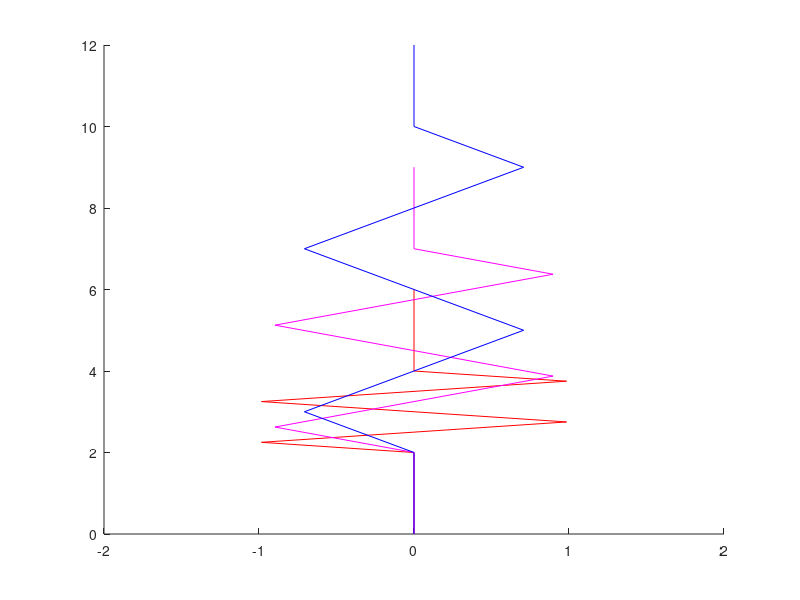

Reproduce this figure in MATLAB.
%THE SPRING

l=2;
Lmin=3*l;
Lmax=6*l; %(2+4*sqrt(2))*l;
L0=[Lmin (Lmin+Lmax)/2 Lmax]; %Lmax=12
rgb={'r','m','b'};

aa=axes;
hold on
for ii=1:length(L0)
    alpha=2*asin((L0(ii)-2*l)/(4*sqrt(2)*l))*180/pi;
disp(alpha)
alpha=alpha*pi/180;


p0x=0; p0y=0;


p1x=p0x; p1y=p0y+l;
line(aa,[p0x,p1x],[p0y,p1y],'Color',rgb{ii}); %stem from ground

p2x=p1x-l/2*cos(alpha/2); p2y=p1y+l/2*sqrt(2)*sin(alpha/2);
line(aa,[p1x,p2x],[p1y,p2y],'Color',rgb{ii}); %to left (half)

p3x=p2x+l*cos(alpha/2); p3y=p2y+l*sqrt(2)*sin(alpha/2);
line(aa,[p2x,p3x],[p2y,p3y],'Color',rgb{ii}); %to right
p4x=p3x-l*cos(alpha/2); p4y=p3y+l*sqrt(2)*sin(alpha/2);
line(aa,[p3x,p4x],[p3y,p4y],'Color',rgb{ii}); %to left
p5x=p4x+l*cos(alpha/2); p5y=p4y+l*sqrt(2)*sin(alpha/2);
line(aa,[p4x,p5x],[p4y,p5y],'Color',rgb{ii}); %to right

p6x=p5x-l/2*cos(alpha/2); p6y=p5y+l/2*sqrt(2)*sin(alpha/2);
line(aa,[p5x,p6x],[p5y,p6y],'Color',rgb{ii}); %to left (half)

p7x=p6x; p7y=p6y+l; 
line(aa,[p6x,p7x],[p6y,p7y],'Color',rgb{ii}); %stem to mass

end
xlim([-l,+l]);
